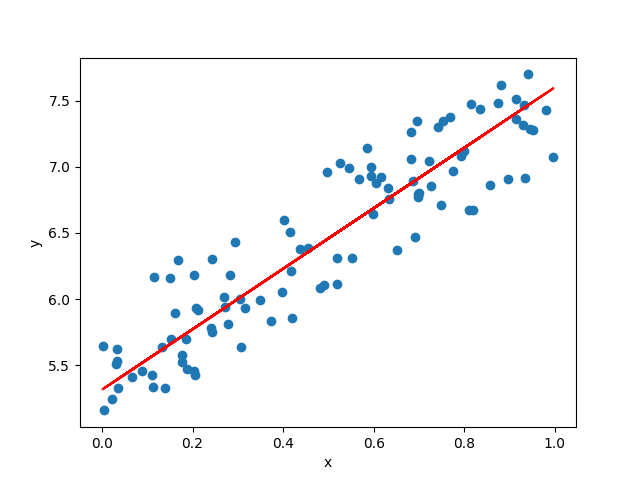

Source code (Python):
import torch
# import torch.nn.functional as F
import matplotlib.pyplot as plt

def predict(x, W, b):
    y = x @ W + b
    return y


def mean_squared_error(x0, x1):
    diff = x0 - x1
    N = len(diff)
    return diff.T @ diff / N






def main():
    # toy dataset
    torch.manual_seed(0)
    x = torch.rand(100, 1)
    y = 5 + 2 * x + torch.rand(100, 1)
    
    W = torch.zeros(1, 1, requires_grad=True)
    b = torch.zeros(1, requires_grad=True)
    
    
    # training
    lr = 0.1
    iters = 100


    for i in range(iters):
        y_hat = predict(x, W, b)
        loss = mean_squared_error(y, y_hat)
        # loss = F.mse_loss(y, y_hat)


        loss.backward()

        W.data -= lr * W.grad.data 
        b.data -= lr * b.grad.data

        W.grad.zero_()
        b.grad.zero_()


        if i % 10 == 0:
            print(loss.item())

    print(loss.item())
    print('===========================')
    print('W = ', W.item())
    print('b = ', b.item())


    plt.scatter(x, y)
    plt.plot(x, W.item() * x + b.item(), color='red')
    plt.xlabel('x')
    plt.ylabel('y')
    plt.savefig('regression.png')






if __name__ == '__main__':
    main()
